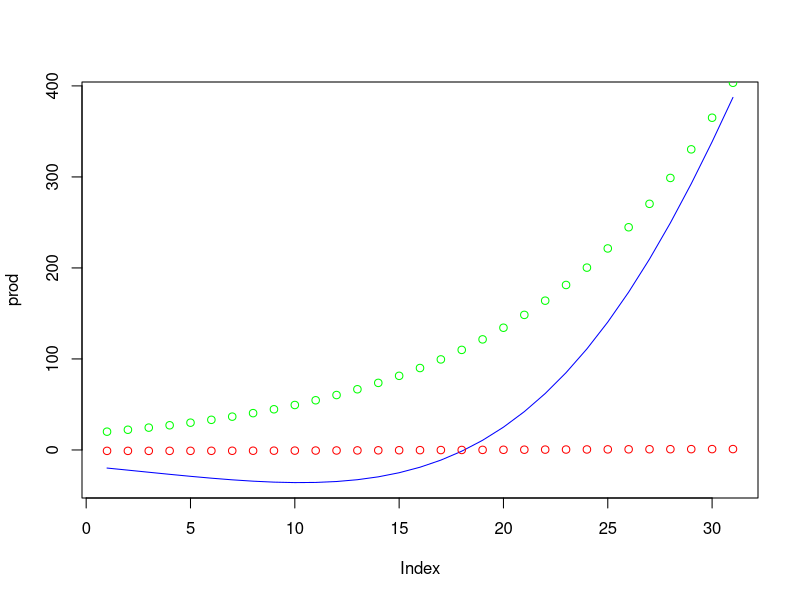
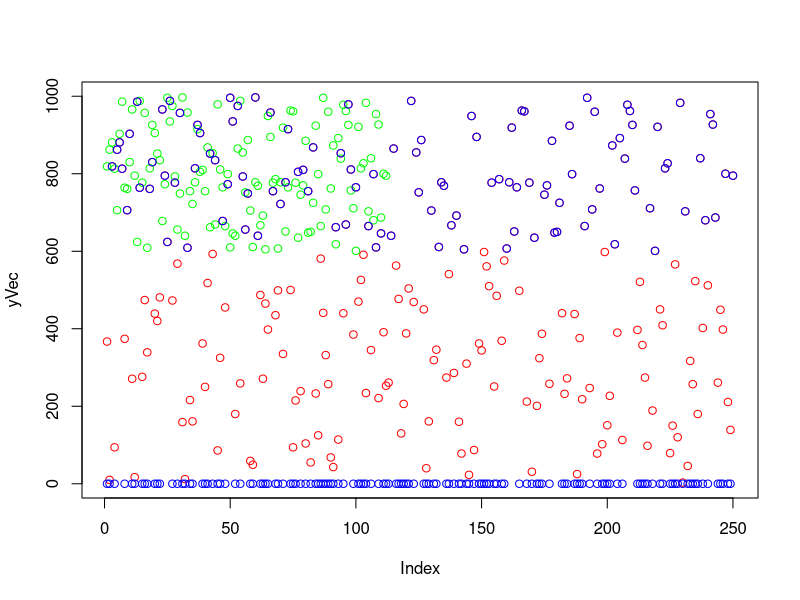

Here is the R script that generated these plots, in order:
#Class 9.16.2016 FRI


#Exercise 1 Question 2

par(new=TRUE)
x <- seq(3,6,by=0.1)
prod <- exp(x)*cos(x)
plot(prod, col="blue", type="l")
points(cos(x),col="red")
#par(new=TRUE)
#y <- exp(x)
points(exp(x),col="green")



#Exercise 1 Question 6

set.seed(50)


xVec <- sample(0:999, size=250, replace=TRUE)
yVec <- sample(0:999, size=250, replace=TRUE)

#hehe
a <- c(10:20)
a[-3]#dropped the 3rd element of the vector
#hehe over

yVec <- yVec[-1]#delete the first element
xVec <- xVec[-length(xVec)]#dropping the last one, can also use"-250" instead of "-length"
dVec <- yVec - xVec


#Ex 1 Q 7

#a

set.seed(50)

yVec <- sample(0:999, size=250, replace=TRUE)
plot(yVec, col="red")

bVec <- yVec[yVec>600]
points(bVec, col="green")


#another way

cVec <- (yVec>600)*1
head(cVec, 20)
length(cVec)
points(yVec*cVec, col="blue")



#Ex 2 Q 4

outer(0:4,0:4,"+") #if no "+" then default is multiplication

A <- matrix(0, nrow=6, ncol=6, byrow=TRUE)
row(A)
col(A)

#abs(col(A)-row(A))==1
(abs(col(A)-row(A))==1)*1

#try not using any FOR loops cause toooooo slow

